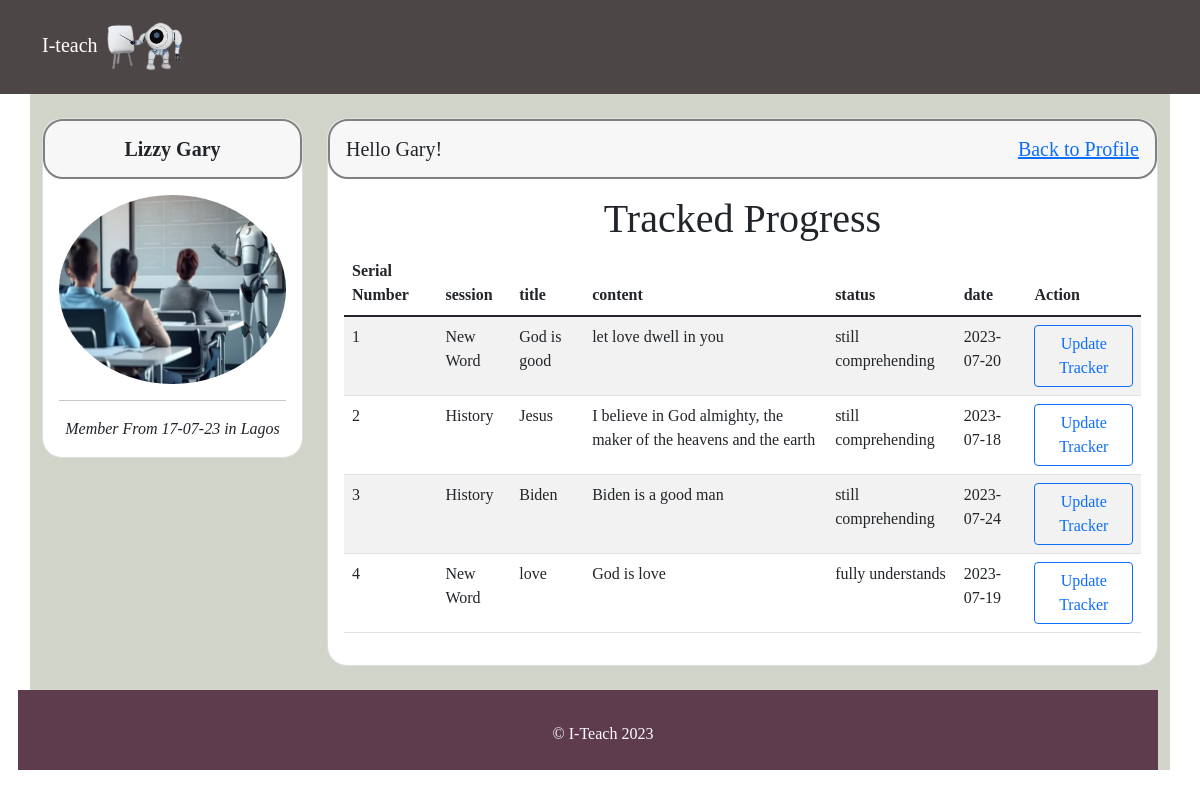
The page /learningstatus.php (signed in) on the database its author committed.
### tables this page shows
CREATE TABLE `user` (
  `user_id` int(11) NOT NULL,
  `user_firstName` varchar(100) DEFAULT NULL,
  `user_lastName` varchar(100) DEFAULT NULL,
  `user_email` varchar(100) DEFAULT NULL,
  `user_phoneNumber` varchar(50) DEFAULT NULL,
  `user_gender` enum('male','female') DEFAULT NULL,
  `user_address` varchar(200) DEFAULT NULL,
  `user_password` varchar(200) DEFAULT NULL,
  `user_confirmPassword` varchar(200) DEFAULT NULL,
  `user_image` varchar(200) NOT NULL,
  `user_state` varchar(50) DEFAULT NULL,
  `user_created` timestamp NOT NULL DEFAULT current_timestamp()
);

CREATE TABLE `tracker` (
  `tracker_id` int(11) NOT NULL,
  `tracker_user` int(11) NOT NULL,
  `tracker_section` varchar(50) NOT NULL,
  `tracker_title` varchar(50) NOT NULL,
  `tracker_content` text NOT NULL,
  `tracker_status` varchar(50) NOT NULL,
  `tracker_date` date NOT NULL,
  `tracker_created` timestamp NULL DEFAULT current_timestamp()
);

### classes/dbconnection.php (called while the page is built, shortened)
<?php
class Dbconnection{
    private $conn;
    public function connect(){
        try{
            $this->conn = new PDO(self::DSN, self::DB_USERNAME, self::DB_PASSWORD);
            $this->conn->setAttribute(PDO::ATTR_ERRMODE, PDO::ERRMODE_EXCEPTION);
        }catch(PDOException $ex){
            error_log("Connection Unsuccessful". $ex->getMessage());
        }
        return $this->conn;
    }
}
?>

### classes/Others.php (called while the page is built)
<?php
require_once("Dbconnection.php");
class User extends Dbconnection{
    private $conn;
    public function __construct(){
        $this->conn = $this->connect();
    }
    public function GetUserDetails($user_id){
        $sql = "SELECT * FROM user WHERE user_id=?";
        $stmt= $this->conn->prepare($sql);
        $stmt->execute([$user_id]);
        $result= $stmt->fetch(PDO::FETCH_ASSOC);
        return $result;
    }
}

### classes/Tracker.php (called while the page is built, shortened)
<?php
require_once("Dbconnection.php");
class Tracker extends Dbconnection
{
            public function fectchAllrecords(){
                $sql = "SELECT * FROM tracker";
                $stmt = $this->connect()->prepare($sql);
                $stmt->execute();
                $result = $stmt->fetchAll(PDO::FETCH_ASSOC);
                return $result;
            }
}
?>

### learningstatus.php (the view, shortened to what this page needs)
<?php
    $track = new Tracker();
    $alltracked = $track->fectchAllrecords();
?>
<?php
  require_once("classes/Others.php");
$user_id = $_SESSION["user_id"];
$userone = new User();
$user = $userone->GetUserDetails($user_id);
?>
<?php require_once("partials/header1.php");?>
<?php require_once("partials/sidebar.php");?>
        <h1 class="text-center">Tracked Progress</h1>
    <table class="table table-striped ml-4">
        <thead>
            <th>Serial Number</th>
            <th>session</th>
            <th>title</th>
            <th>content</th>
            <th>status</th>
            <th>date</th>
            <th>Action</th>
        </thead>
        <tbody>
            <?php
        $sn = 1;
                foreach($alltracked as $tracks){
                    ?>
                        <tr>
                            <td><?php echo $sn++ ?></td>
                            <td><?php echo $tracks["tracker_section"] ?></td>
                            <td><?php echo $tracks["tracker_title"] ?></td>
                            <td><?php echo $tracks["tracker_content"] ?></td>
                            <td><?php echo $tracks["tracker_status"] ?></td>
                            <td><?php echo $tracks["tracker_date"] ?></td>
                            <td> <div><a href='updatetracker.php?id=<?php echo $tracks["tracker_id"];?>' target="_blank"  class="btn btn-outline-primary">Update Tracker</a></div></td>
                        </tr>
                    <?php
                }
            ?>
        </tbody>
</table>
            </div>
            </div>
            </div>
 <?php
  require_once("partials/footer.php");
?>

### partials/header1.php (shortened to what this page needs)
<!DOCTYPE html>
<head>
    <link href="assets/css/bootstrap.css" rel="stylesheet">
    <link href="assets/css/miniproject.css" rel="stylesheet" type="text/css">
    <link rel="stylesheet" href="https://cdnjs.cloudflare.com/ajax/libs/animate.css/4.1.1/animate.min.css"/>
</head>
<body>
  <nav class="navbar navbar-expand-lg bg-body-tertiary" style="background-color: #4C4646">
  <div class="container">
    <a class="navbar-brand ml-3" href="#" style="color:white">I-teach<img src="assets/images/iteach.png" width="40%"></a>
  </div>
</nav>

### partials/sidebar.php
<div class="container">
    <div class="row" style="background-color: #D1D4C9;">
    <div class="col-md-3 mb-4">
    <div class="card mt-4" style="border-radius: 20px;">
      <div class="card-header py-3" style="border-radius: 20px; border:2px solid grey">
        <h5 class="mb-0 text-center"><span><b><?php echo $user["user_firstName"]." " .$user["user_lastName"];?></b></span></h5>
      </div>
      <div class="card-body">
       <div class="row">
        <div class="col-12">
            <div class="text-center mb-3">
                <img src='<?php echo "process/".$user["user_image"]; ?>' class="img-fluid rounded-circle">
            </div>
            <hr>
             <div class="text-center">
            <span><i>Member From <?php echo date("d-m-y", strtotime($user["user_created"]))?> in <?php echo $user["user_state"];?></i></span>
        </div>
        </div>
       </div>
      </div>
    </div>
  </div>
  <div class="col-md-9 mb-4">
    <div class="card mt-4" style="border-radius: 20px;">
      <div class="card-header py-3" style="border-radius: 20px;  border:2px solid grey">
      <h5 class="mb-0">Hello <?php echo $user["user_lastName"];?>!    <span style="float: right;"><a href="userprofile.php">Back to Profile</a></span></h5>
      </div>
      <div class="card-body" style="min-height:200px">

### partials/footer.php (shortened to what this page needs)
<div class="row bg-last">
      <div class="col-md-12 mb-2 mt-3" align="center">
          <p class="footer footer-padding"> &copy I-Teach 2023</p>
      </div>
    </div>
</body>
</html>

### assets/css/miniproject.css (style rules this page uses)
* { box-sizing:border-box; }
div { border:0px solid red; }
h1,h2,h3,h4,h5,p,a,button,input,div { font-family:algerian serif; }
.footer { color:white; }
.bg-last { background-color:#5E3B4D; }
.footer-padding { padding-left:30px; }

### rows shown on the page
user: user_firstName "Lizzy", user_lastName "Gary", user_image (picture), user_created "17-07-23", user_state "Lagos"
tracker: tracker_section "New Word", tracker_title "God is good", tracker_content "let love dwell in you", tracker_status "still comprehending", tracker_date "2023-07-20"
tracker: tracker_section "History", tracker_title "Jesus", tracker_content "I believe in God almighty, the maker of the heavens and the earth", tracker_status "still comprehending", tracker_date "2023-07-18"
tracker: tracker_section "History", tracker_title "Biden", tracker_content "Biden is a good man", tracker_status "still comprehending", tracker_date "2023-07-24"
tracker: tracker_section "New Word", tracker_title "love", tracker_content "God is love", tracker_status "fully understands", tracker_date "2023-07-19"
